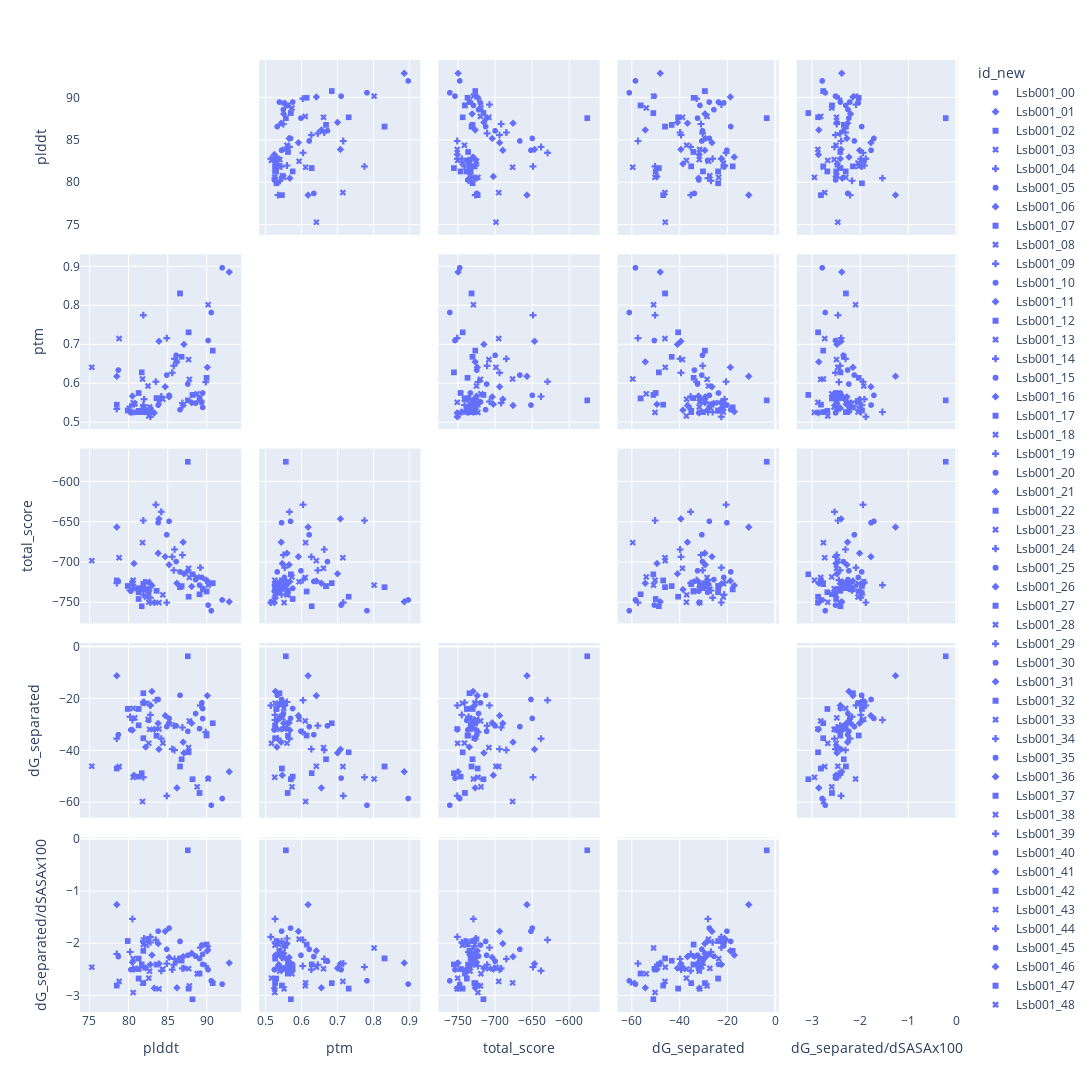

This figure's notebook cell:
### Code cell
# plt.Figure(figsize=(40,40))
df_scatter = df_merge.loc[:,['plddt','ptm','iptm','RC','total_score','dG_separated','dG_separated/dSASAx100']]
pd.plotting.scatter_matrix(df_scatter, alpha=0.7,figsize=(13,13))
